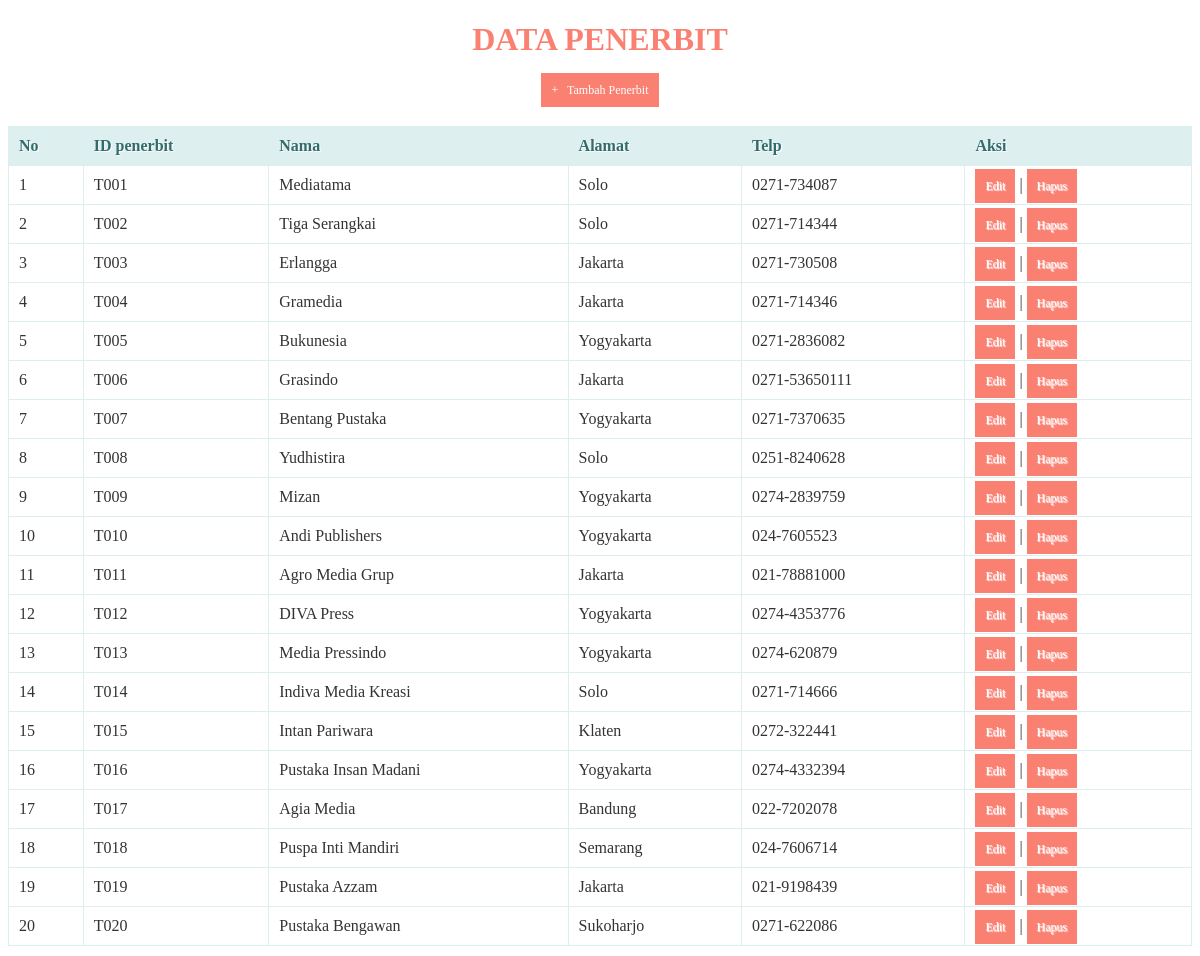
The page /daftar_penerbit/penerbit.php on the database its author committed.
### tables this page shows
CREATE TABLE `penerbit` (
  `id_penerbit` varchar(10) NOT NULL,
  `nama` varchar(25) DEFAULT NULL,
  `alamat` varchar(25) DEFAULT NULL,
  `telp` varchar(25) DEFAULT NULL
);

### daftar_penerbit/penerbit.php (the view, shortened to what this page needs)
<!DOCTYPE html>
<html>
 <head>
 </head>
 <body>
 <center><h1>Data Penerbit</h1><center>
 <center><a href="tambah_penerbit.php">+ &nbsp; Tambah Penerbit</a><center>
 <br/>
 <table>
 <thead>
 <tr>
 <th>No</th>
 <th>ID penerbit</th>
 <th>Nama</th>
 <th>Alamat</th>
 <th>Telp</th>
 <th>Aksi</th>
 </tr>
 </thead>
 <tbody>
 <?php
 $query = "SELECT * FROM penerbit";
 $result = mysqli_query($koneksi, $query);
 $no = 1;
 while($row = mysqli_fetch_assoc($result))
 {
 ?>
 <tr>
 <td><?php echo $no; ?></td>
 <td><?php echo $row['id_penerbit']; ?></td>
 <td><?php echo $row['nama']; ?></td>
 <td><?php echo $row['alamat']; ?></td>
 <td><?php echo $row['telp']; ?></td>
 <td>
 <a href="edit_penerbit.php?id=<?php echo $row['id_penerbit']; ?>">Edit</a> |
 <a href="proses_hapus_penerbit.php?id=<?php echo $row['id_penerbit']; ?>" onclick="return confirm('Anda yakin akan menghapus data ini?')">Hapus</a>
 </td>
 </tr>
 <?php
 $no++;
 }
 ?>
 </tbody>
 </table>
 </body>
</html>

### daftar_penerbit/penerbit.php (style rules this page uses)
* { font-family: "Trebuchet MS"; }
h1 { text-transform: uppercase; color: salmon; }
table { border: solid 1px #DDEEEE; border-collapse: collapse; border-spacing: 0; width: 100%; margin: 10px auto 10px auto; }
table thead th { background-color: #DDEFEF; border: solid 1px #DDEEEE; color: #336B6B; padding: 10px; text-align: left; text-shadow: 1px 1px 1px #fff; text-decoration: none; }
table tbody td { border: solid 1px #DDEEEE; color: #333; padding: 10px; text-shadow: 1px 1px 1px #fff; }
a { background-color: salmon; color: #fff; padding: 10px; text-decoration: none; font-size: 12px; }

### rows shown on the page
penerbit: id_penerbit "T001", nama "Mediatama", alamat "Solo", telp "0271-734087"
penerbit: id_penerbit "T002", nama "Tiga Serangkai", alamat "Solo", telp "0271-714344"
penerbit: id_penerbit "T003", nama "Erlangga", alamat "Jakarta", telp "0271-730508"
penerbit: id_penerbit "T004", nama "Gramedia", alamat "Jakarta", telp "0271-714346"
penerbit: id_penerbit "T005", nama "Bukunesia", alamat "Yogyakarta", telp "0271-2836082"
penerbit: id_penerbit "T006", nama "Grasindo", alamat "Jakarta", telp "0271-53650111"
penerbit: id_penerbit "T007", nama "Bentang Pustaka", alamat "Yogyakarta", telp "0271-7370635"
penerbit: id_penerbit "T008", nama "Yudhistira", alamat "Solo", telp "0251-8240628"
penerbit: id_penerbit "T009", nama "Mizan", alamat "Yogyakarta", telp "0274-2839759"
penerbit: id_penerbit "T010", nama "Andi Publishers", alamat "Yogyakarta", telp "024-7605523"
penerbit: id_penerbit "T011", nama "Agro Media Grup", alamat "Jakarta", telp "021-78881000"
penerbit: id_penerbit "T012", nama "DIVA Press", alamat "Yogyakarta", telp "0274-4353776"
penerbit: id_penerbit "T013", nama "Media Pressindo", alamat "Yogyakarta", telp "0274-620879"
penerbit: id_penerbit "T014", nama "Indiva Media Kreasi", alamat "Solo", telp "0271-714666"
penerbit: id_penerbit "T015", nama "Intan Pariwara", alamat "Klaten", telp "0272-322441"
penerbit: id_penerbit "T016", nama "Pustaka Insan Madani", alamat "Yogyakarta", telp "0274-4332394"
penerbit: id_penerbit "T017", nama "Agia Media", alamat "Bandung", telp "022-7202078"
penerbit: id_penerbit "T018", nama "Puspa Inti Mandiri", alamat "Semarang", telp "024-7606714"
penerbit: id_penerbit "T019", nama "Pustaka Azzam", alamat "Jakarta", telp "021-9198439"
penerbit: id_penerbit "T020", nama "Pustaka Bengawan", alamat "Sukoharjo", telp "0271-622086"
